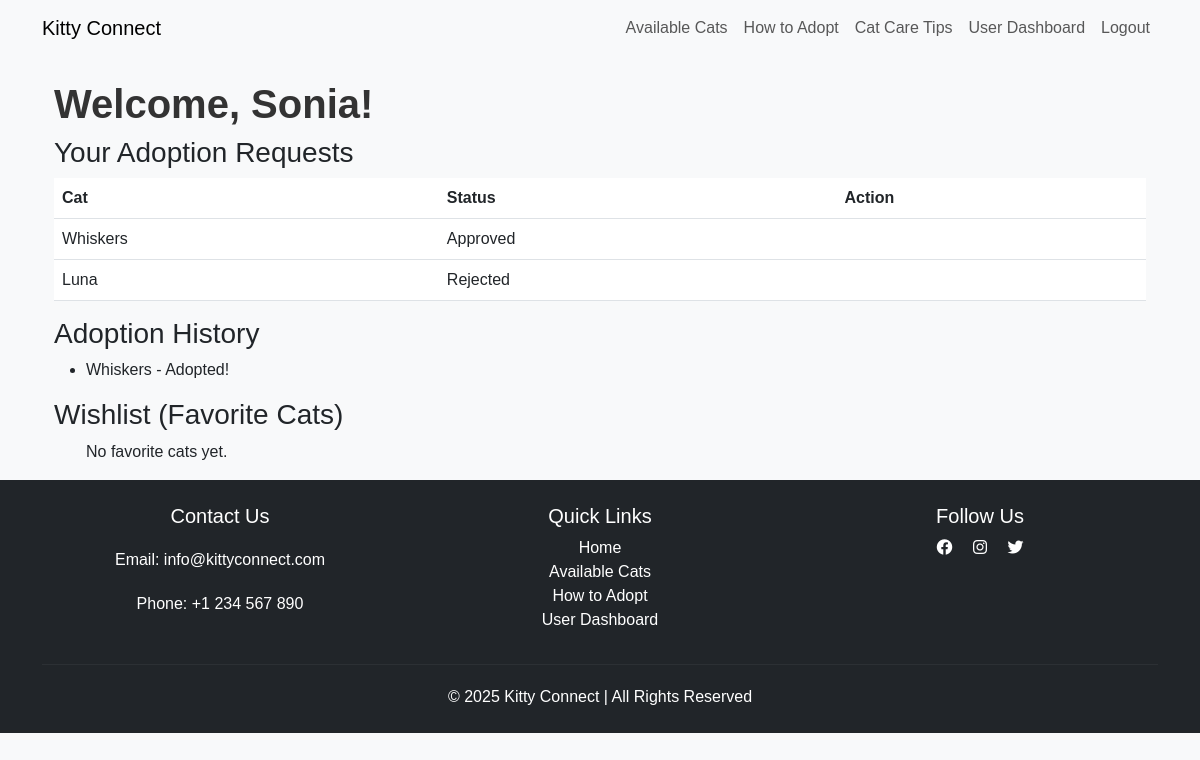
The page /account/dashboard/ (signed in) on the database as committed earlier.
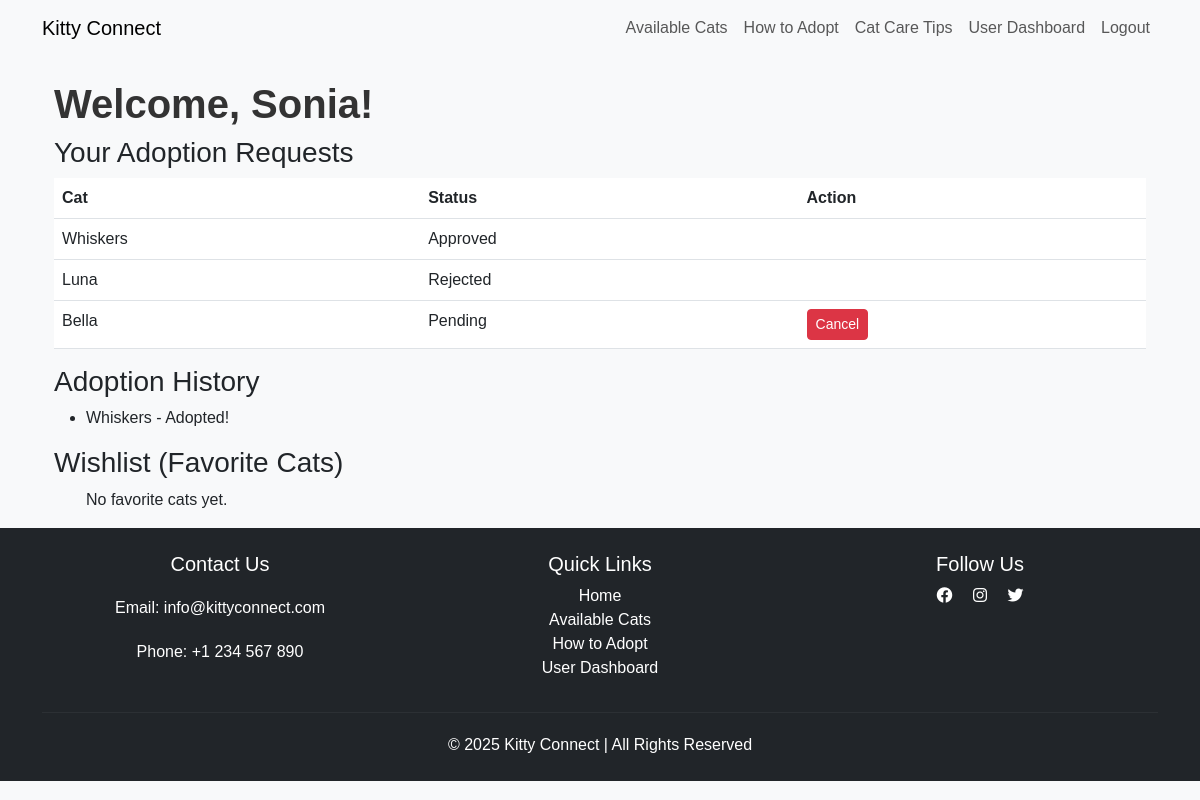
The same page on the database as committed later.
### adoption/models.py (models this page shows, shortened)
class AdoptionRequest(models.Model):
    STATUS_CHOICES = [
        ('pending', 'Pending'),
        ('approved', 'Approved'),
        ('rejected', 'Rejected'),
    ]
    user = models.ForeignKey(User, on_delete=models.CASCADE)
    cat = models.ForeignKey(Cat, on_delete=models.CASCADE)
    message = models.TextField(blank=True, null=True)  # ✅ Add message field
    status = models.CharField(max_length=10, choices=STATUS_CHOICES, default='pending')
    request_date = models.DateTimeField(auto_now_add=True)

### cat/models.py (models this page shows, shortened)
class Cat(models.Model):
    name = models.CharField(max_length=50)
    age = models.IntegerField()
    breed = models.CharField(max_length=100)
    image = models.ImageField(upload_to='cat_images/', null=True, blank=True)
    description = models.TextField()
    available = models.BooleanField(default=True)

### account/views.py (the view)
# urls.py: path("dashboard/", user_dashboard, name="dashboard"),
@login_required
def user_dashboard(request):
    user = request.user
    adoption_requests = AdoptionRequest.objects.filter(user=user)
    adopted_cats = adoption_requests.filter(status="Approved")
    favorite_cats = Favorite.objects.filter(user=user).select_related("cat")
    return render(request, "account/dashboard.html", {
        "adoption_requests": adoption_requests,
        "adopted_cats": adopted_cats,
        "favorite_cats": favorite_cats,
    })

### account/templates/account/dashboard.html (shortened to what this page needs)
{% extends 'base.html' %}
{% block content %}
<div class="container mt-4">
    <h2>Welcome, {{ user.username }}!</h2>
    <h3>Your Adoption Requests</h3>
    <table class="table">
        <thead>
            <tr>
                <th>Cat</th>
                <th>Status</th>
                <th>Action</th>
            </tr>
        </thead>
        <tbody>
            {% for request in adoption_requests %}
                <tr>
                    <td>{{ request.cat.name }}</td>
                    <td>{{ request.status }}</td>
                    <td>
                        {% if request.status == "Pending" %}
                            <form action="{% url 'adoption_request_cancel' request.id %}" method="post">
                                <button type="submit" class="btn btn-danger btn-sm">Cancel</button>
                            </form>
                        {% endif %}
                    </td>
                </tr>
            {% endfor %}
        </tbody>
    </table>
    <h3>Adoption History</h3>
    <ul>
        {% for cat in adopted_cats %}
            <li>{{ cat.cat.name }} - Adopted!</li>
        {% empty %}
            <p>No past adoptions.</p>
        {% endfor %}
    </ul>
    <h3>Wishlist (Favorite Cats)</h3>
    <ul>
        {% for favorite in favorite_cats %}
            <li>
                {{ favorite.cat.name }}
                <form action="{% url 'remove_from_favorites' favorite.cat.id %}" method="post" style="display:inline;">
                    {% csrf_token %}
                    <button type="submit" class="btn btn-sm btn-danger remove-favorite-btn">
                        ❌ Remove
                    </button>
                </form>
            </li>
        {% empty %}
            <p>No favorite cats yet.</p>
        {% endfor %}
    </ul>
</div>
{% endblock %}

Rows that differ between the two databases and show on the page:
added AdoptionRequest: cat.name "Bella", status "Pending", shows "Cancel", shown under "Your Adoption Requests"
